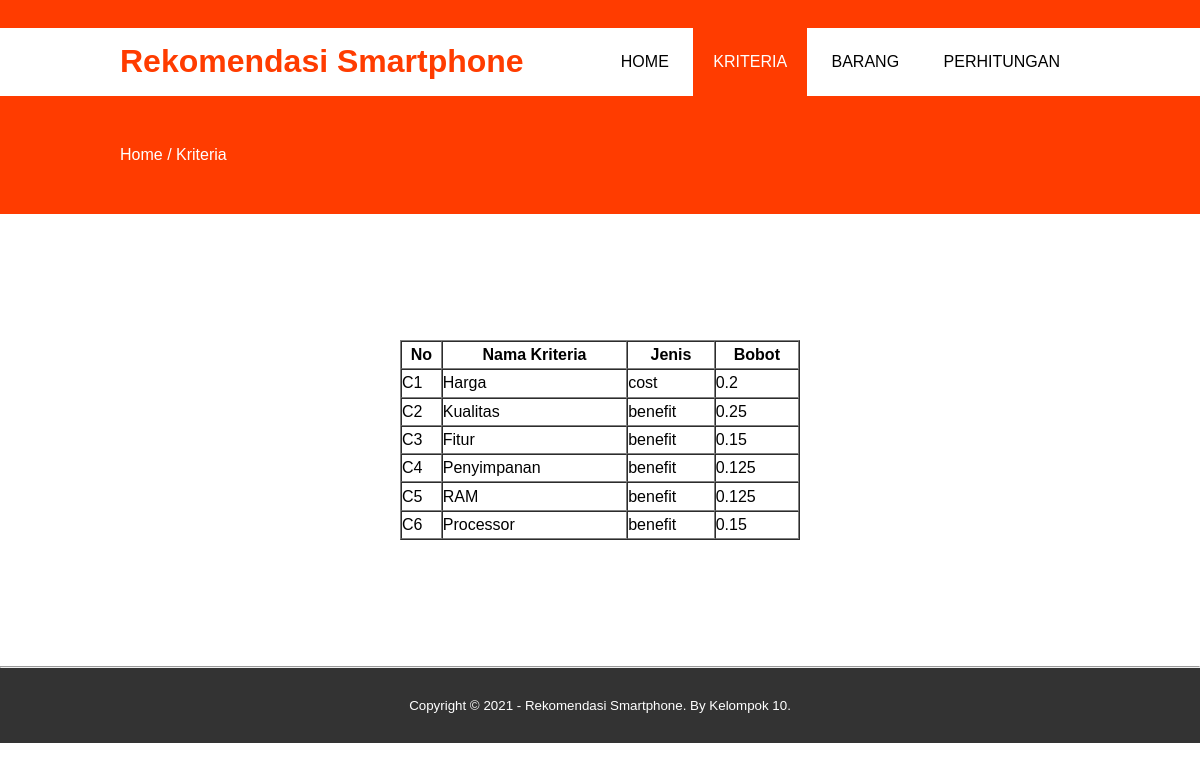
Page /kriteria.php on the committed database.
### tables this page shows
CREATE TABLE `kriteria_saw` (
  `id_kriteria` int(11) NOT NULL,
  `nama_kriteria` varchar(30) NOT NULL,
  `jenis` enum('cost','benefit') NOT NULL,
  `bobot` double NOT NULL
);

### Saw.php (called while the page is built, shortened)
<?php
class Saw
{
  private $db;
  function __construct()
  {
    $this->db = new PDO('mysql:host=localhost;dbname=ai', "root", "");
  }
  public function get_data_kriteria(){
    $stmt = $this->db->prepare("SELECT*FROM kriteria_saw ORDER BY id_kriteria");
    $stmt->execute();
		return $stmt;
  }
}
 ?>

### kriteria.php (the view, shortened to what this page needs)
<?php
$saw = new Saw();
 ?>
<html>
<head>
	<link rel="stylesheet" type="text/css" href="css/style.css">
</head>
<body>
	<div class="medsos">
		<div class="container">
			<ul>
			</ul>
		</div>
	</div>
	<header>
		<div class="container">
			<h1><a href="index.php">Rekomendasi Smartphone</a></h1>
			<ul>
				<li><a href="index.php">HOME</a></li>
				<li class="active"><a href="kriteria.php">KRITERIA</a></li>
				<li><a href="barang.php">BARANG</a></li>
				<li><a href="perhitungan.php">PERHITUNGAN</a></li>
			</ul>
		</div>
	</header>
	<section class="label">
		<div class="container">
			<p>Home / Kriteria</p>
		</div>
	</section>
	<br><br><br><br><br><br>
	<br>
<center>
	<table border="1" cellspacing="0" width="400" height="200">
  <tr>
    <th>No</th>
    <th>Nama Kriteria</th>
    <th>Jenis</th>
    <th>Bobot</th>
  </tr>
<?php
$kriteria = $saw->get_data_kriteria();
while ($data_kriteria = $kriteria->fetch(PDO::FETCH_ASSOC)) {
?>
  <tr>
    <td>C<?php echo $data_kriteria['id_kriteria']; ?></td>
    <td><?php echo $data_kriteria['nama_kriteria']; ?></td>
    <td><?php echo $data_kriteria['jenis']; ?></td>
    <td><?php echo $data_kriteria['bobot']; ?></td>
  </tr>
<?php } ?>
</table>
<br><br><br><br><br><br><br>
<hr>
</center>
	<footer>
		<div class="container">
			<small>Copyright &copy; 2021 - Rekomendasi Smartphone. By Kelompok 10.</small>
		</div>
	</footer>
</body>
</html>

### css/style.css (style rules this page uses)
* { padding: 0; margin: 0; font-family: sans-serif; }
a { color: inherit; text-decoration: none; }
.medsos { padding: 5px 0; background-color: #ff3c00; }
.container { width: 80%; margin: 0 auto; }
.container:after { content: ''; display: block; clear: both; }
header h1 { float: left; padding: 15px 0; color: #ff3c00; }
header ul { float: right; }
header ul li { display: inline-block; }
header ul li a { padding: 25px 20px; display: inline-block; }
.active { background-color: #ff3c00; color: #fff; }
section { padding: 50px 0; }
footer { padding: 30px 0; background-color: #333; color: #fff; text-align: center; }
.label { background-color: #ff3c00; color: #fff; }

### rows in the picture
kriteria_saw: id_kriteria "1", nama_kriteria "Harga", jenis "cost", bobot "0.2"
kriteria_saw: id_kriteria "2", nama_kriteria "Kualitas", jenis "benefit", bobot "0.25"
kriteria_saw: id_kriteria "3", nama_kriteria "Fitur", jenis "benefit", bobot "0.15"
kriteria_saw: id_kriteria "4", nama_kriteria "Penyimpanan", jenis "benefit", bobot "0.125"
kriteria_saw: id_kriteria "5", nama_kriteria "RAM", jenis "benefit", bobot "0.125"
kriteria_saw: id_kriteria "6", nama_kriteria "Processor", jenis "benefit", bobot "0.15"
